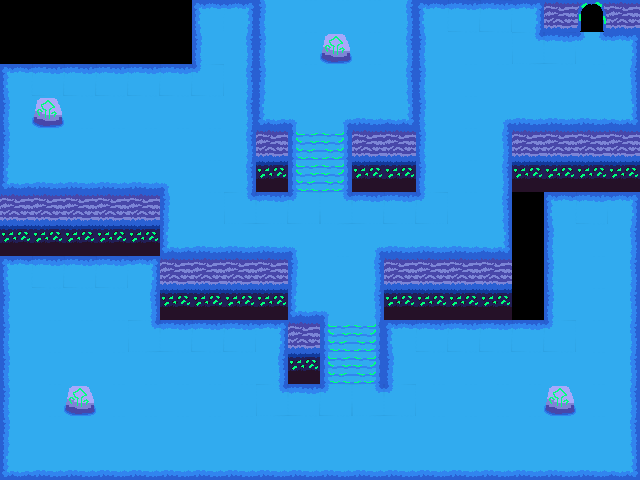

A level layout from a 2D game, rendered from its tile map. Below: a short description, then the map file with its tile-grid data intact:
An orthogonal 20x15 tile map with 32x32 px tiles, 1 tile layer (Tile Layer 1).

<map version="1.4" tiledversion="2020.12.18" orientation="orthogonal" renderorder="right-down" width="20" height="15" tilewidth="32" tileheight="32" infinite="0" nextlayerid="2" nextobjectid="1">
 <tileset firstgid="1" source="mapTile3.tsx" />
 <layer id="1" name="Tile Layer 1" width="20" height="15">
  <data encoding="csv">
0,0,0,0,0,0,1,3,13,14,14,14,15,1,2,2,3,63,45,63,
0,0,0,0,0,0,13,15,13,14,39,14,15,13,14,14,41,2,57,3,
1,2,2,2,2,2,43,15,13,14,14,14,15,13,14,14,14,14,14,15,
13,39,14,14,14,14,14,15,25,19,17,26,27,13,14,17,26,26,26,27,
13,14,14,14,14,14,14,15,63,65,66,63,63,13,14,15,63,63,63,63,
25,26,26,26,26,19,14,15,37,65,66,37,37,13,14,15,37,37,37,37,
63,63,63,63,63,13,14,41,2,43,41,2,2,43,14,15,0,1,2,3,
37,37,37,37,37,25,26,26,26,19,14,17,26,26,26,27,0,13,14,15,
1,2,2,2,3,63,63,63,63,13,14,15,63,63,63,63,0,13,14,15,
13,14,14,14,15,37,37,37,37,25,19,15,37,37,37,37,0,13,14,15,
13,14,14,14,41,2,2,2,3,63,65,66,1,2,2,2,2,43,14,15,
13,14,14,14,14,14,14,14,15,37,65,66,13,14,14,14,14,14,14,15,
13,14,39,14,14,14,14,14,41,2,43,41,43,14,14,14,14,39,14,15,
13,14,14,14,14,14,14,14,14,14,14,14,14,14,14,14,14,14,14,15,
25,26,26,26,26,26,26,26,26,26,26,26,26,26,26,26,26,26,26,27
</data>
 </layer>
</map>
